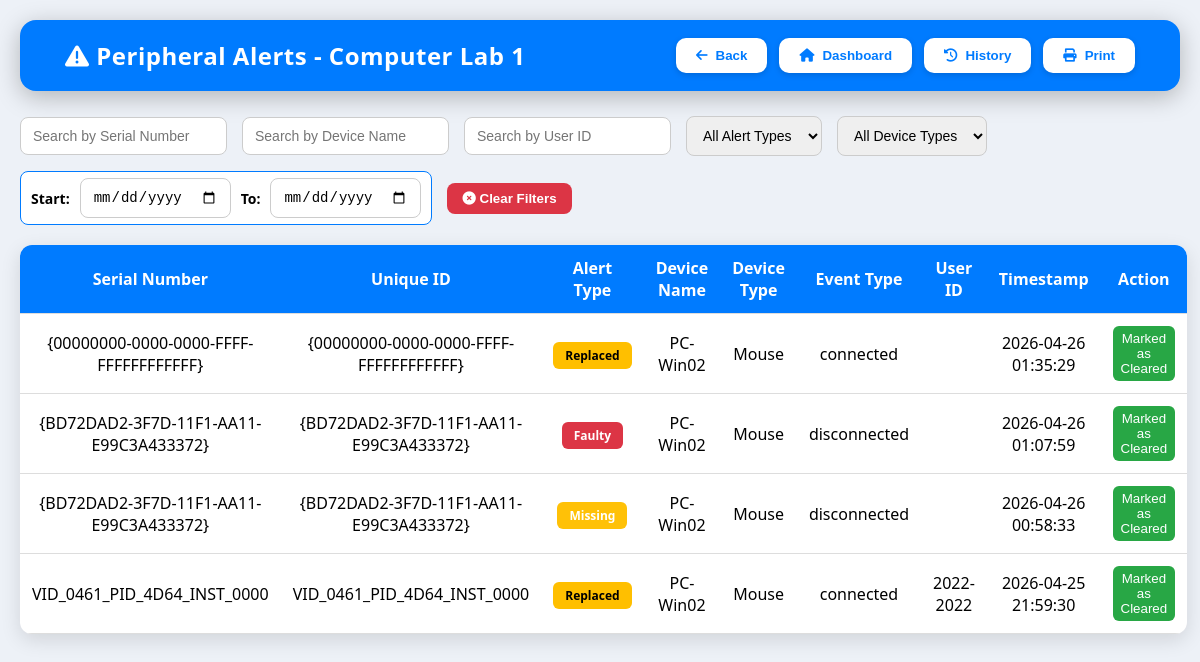
The page /comlab/1/inventory/view_alerts on the database as committed earlier.
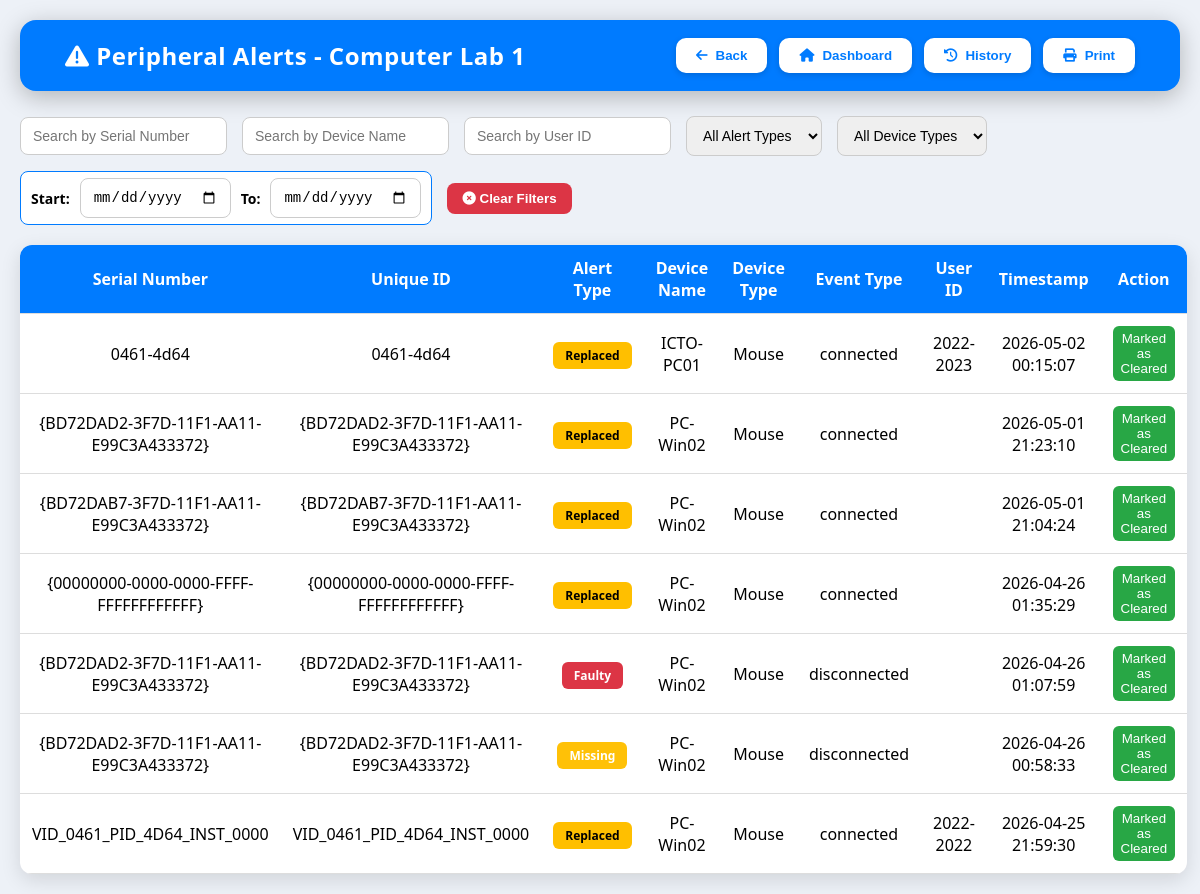
The same page on the database as committed later.
### tables this page shows
CREATE TABLE peripheral_alerts (
id INTEGER PRIMARY KEY AUTOINCREMENT,
serial_number TEXT, 
alert_type TEXT, 
timestamp TEXT, 
device_name TEXT, 
location TEXT, 
event_type TEXT, 
device_type TEXT, 
user_id TEXT, deleted INTEGER DEFAULT 0, serial_no TEXT);

### app.py (the view)
@app.route("/comlab/<int:comlab_id>/inventory/view_alerts")
def view_alerts(comlab_id):
    try:
        conn = sqlite3.connect(DB_FILE)
        cur = conn.cursor()
        cur.execute("""
            SELECT
                COALESCE(B.unique_id, A.serial_number) AS unique_id,
                A.*
            FROM peripheral_alerts A
            LEFT JOIN peripherals B
                ON A.location = B.lab_id
               AND A.device_name = B.assigned_pc
               AND (
                    A.serial_number = B.serial_number
                    OR A.serial_number = B.unique_id
               )
            WHERE A.location = ?
              AND A.deleted = 0
            ORDER BY datetime(A.timestamp) DESC, A.id DESC
        """, (str(comlab_id),))
        devices = cur.fetchall()
        column_names = [description[0] for description in cur.description]
        conn.close()
        devices_list = [dict(zip(column_names, device)) for device in devices]
        return render_template("view_alerts.html", devices=devices_list, comlab_id=comlab_id)
    except sqlite3.Error as e:
        return f"<h1>Database Error:</h1><p>{str(e)}</p>", 500

### templates/view_alerts.html (shortened to what this page needs)
<!DOCTYPE html>
<html lang="en">
<head>
<link rel="stylesheet" href="https://cdnjs.cloudflare.com/ajax/libs/font-awesome/6.0.0/css/all.min.css"/>
</head>
<body>
<header>
    <h2><i class="fa-solid fa-triangle-exclamation"></i> Peripheral Alerts - Computer Lab {{ comlab_id }}</h2>
    <div class="menu-buttons">
        <button class ="print-hide" onclick="window.location.href='/comlab/{{ comlab_id }}/inventory'"><i class="fas fa-arrow-left"></i> Back</button>
        <button class ="print-hide" onclick="location.href='/admin'"><i class="fas fa-home"></i> Dashboard</button>
        <button class="print-hide" onclick="openDeletedModal()">
    <i class="fas fa-clock-rotate-left"></i> History
</button>
        <button class ="print-hide" onclick="window.print()"><i class="fas fa-print"></i> Print</button>
    </div>
</header>
<div class="filters">
    <input class ="print-hide" type="text" id="search-unique" placeholder="Search by Serial Number">
    <input class ="print-hide" type="text" id="search-device-name" placeholder="Search by Device Name">
    <input class ="print-hide" type="text" id="search-user-id" placeholder="Search by User ID">
    <select class ="print-hide" id="filter-alert-type">
        <option value="">All Alert Types</option>
    </select>
    <select class ="print-hide" id="filter-device-type">
        <option value="">All Device Types</option>
    </select>
    <div class="date-box print-hide" >
        <label>Start:</label>
        <input type="date" id="filter-date-from">
        <label>To:</label>
        <input type="date" id="filter-date-to">
    </div>
        <button class ="print-hide" id="clear-filters" style="background:#dc3545; color:white; border:none; border-radius:8px; padding:8px 15px; font-weight:600; cursor:pointer;">
        <i class="fas fa-times-circle"></i> Clear Filters
    </button>
</div>
<table>
    <thead>
        <tr>
            <th>Serial Number</th>
            <th>Unique ID</th>
            <th>Alert Type</th>
            <th>Device Name</th>
            <th>Device Type</th>
            <th>Event Type</th>
            <th>User ID</th>
            <th>Timestamp</th>
            <th class ="print-hide">Action</th>
        </tr>
    </thead>
    <tbody id="alert-table">
        {% for d in devices %}
<tr data-id="{{ d.id }}">
            <td class="unique_id">{{ d.unique_id }}</td>
            <td class="unique_id">{{ d.serial_number }}</td>
            <td class="alert_type">
                {% if d.alert_type=="faulty" %}<span class="badge faulty">Faulty</span>
                {% elif d.alert_type=="missing" %}<span class="badge missing">Missing</span>
                {% elif d.alert_type=="replaced" %}<span class="badge replaced">Replaced</span>
                {% else %}<span class="badge">{{ d.alert_type }}</span>{% endif %}
            </td>
            <td class="device_name">{{ d.device_name }}</td>
            <td class="device_type">{{ d.device_type }}</td>
            <td>{{ d.event_type }}</td>
            <td class="user_id">{{ d.user_id }}</td>
            <td class="timestamp">{{ d.timestamp }}</td>
             <td class ="print-hide">
        <button class="delete-alert-btn" style="background:#28a745;color:white;border:none;padding:5px 8px;border-radius:6px;cursor:pointer;">
            Marked as Cleared
        </button>
            </td>
        </tr>
        {% endfor %}
    </tbody>
</table>
</body>
</html>

### templates/view_alerts.html (style rules this page uses)
:root { --primary:#007bff; --success:#28a745; --danger:#dc3545; --warning:#ffc107; --gray:#6c757d; }
body { font-family:'Segoe UI', sans-serif; background:#edf1f7; margin:0; padding:20px; }
header { display:flex; justify-content:space-between; align-items:center; background:var(--primary); color:white; padding:18px 45px; border-radius:16px; margin-bottom:25px; box-shadow:0 6px 25px rgba(0,0,0,0.25); }
header h2 { margin:0; font-size:24px; letter-spacing:0.5px; }
.menu-buttons { display:flex; gap:12px; }
.menu-buttons button { background:white; color:var(--primary); border:none; padding:10px 20px; border-radius:10px; cursor:pointer; font-weight:600; transition:0.25s; display:flex; align-items:center; gap:8px; box-shadow:0 2px 6px rgba(0,0,0,0.15); }
.filters { display:flex; flex-wrap:wrap; gap:15px; margin-bottom:20px; align-items:center; }
.filters input, .filters select { padding:10px 12px; border-radius:8px; border:1px solid #ccc; font-size:14px; }
.date-box { display:flex; align-items:center; gap:10px; background:white; border:1px solid #007bff; border-radius:8px; padding:6px 10px; font-size:14px; font-weight:600; }
table { width:100%; border-collapse:collapse; background:white; border-radius:12px; overflow:hidden; box-shadow:0 6px 20px rgba(0,0,0,0.12); transition:0.3s; }
th, td { padding:12px; text-align:center; border-bottom:1px solid #ddd; }
th { background:var(--primary); color:white; }
.badge { padding:5px 12px; color:white; border-radius:6px; font-weight:600; font-size:12px; }
.faulty { background: var(--danger); }
.missing { background: var(--warning); }
.replaced { background:#FFBF00; color:black; }

Rows that differ between the two databases and show on the page:
added peripheral_alerts: unique_id "0461-4d64", serial_number "0461-4d64", alert_type "Replaced", device_name "ICTO-PC01", device_type "Mouse", event_type "connected", user_id "2022-2023", timestamp "2026-05-02 00:15:07"
added peripheral_alerts: unique_id "{BD72DAD2-3F7D-11F1-AA11-E99C3A433372}", serial_number "{BD72DAD2-3F7D-11F1-AA11-E99C3A433372}", alert_type "Replaced", device_name "PC-Win02", device_type "Mouse", event_type "connected", timestamp "2026-05-01 21:23:10"
added peripheral_alerts: unique_id "{BD72DAB7-3F7D-11F1-AA11-E99C3A433372}", serial_number "{BD72DAB7-3F7D-11F1-AA11-E99C3A433372}", alert_type "Replaced", device_name "PC-Win02", device_type "Mouse", event_type "connected", timestamp "2026-05-01 21:04:24"
